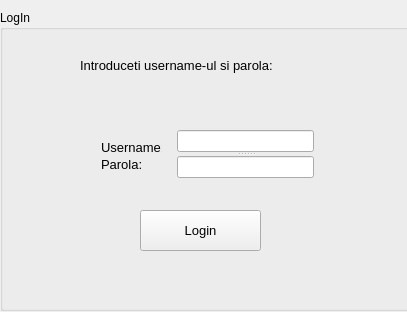
<?xml version="1.0" encoding="UTF-8"?>
<ui version="4.0">
 <class>login_window</class>
 <widget class="QWidget" name="login_window">
  <property name="geometry">
   <rect>
    <x>0</x>
    <y>0</y>
    <width>407</width>
    <height>312</height>
   </rect>
  </property>
  <property name="windowTitle">
   <string>Login</string>
  </property>
  <property name="windowIcon">
   <iconset resource="cabmanclient.qrc">
    <normaloff>:/icons/icons/music.png</normaloff>:/icons/icons/music.png</iconset>
  </property>
  <widget class="QGroupBox" name="groupBox">
   <property name="geometry">
    <rect>
     <x>0</x>
     <y>10</y>
     <width>411</width>
     <height>301</height>
    </rect>
   </property>
   <property name="title">
    <string>LogIn</string>
   </property>
   <widget class="QPushButton" name="login_button">
    <property name="geometry">
     <rect>
      <x>140</x>
      <y>200</y>
      <width>121</width>
      <height>41</height>
     </rect>
    </property>
    <property name="font">
     <font>
      <pointsize>10</pointsize>
     </font>
    </property>
    <property name="text">
     <string>Login</string>
    </property>
   </widget>
   <widget class="QLabel" name="label_3">
    <property name="geometry">
     <rect>
      <x>80</x>
      <y>30</y>
      <width>261</width>
      <height>51</height>
     </rect>
    </property>
    <property name="font">
     <font>
      <pointsize>10</pointsize>
     </font>
    </property>
    <property name="text">
     <string>Introduceti username-ul si parola:</string>
    </property>
   </widget>
   <widget class="QSplitter" name="splitter">
    <property name="geometry">
     <rect>
      <x>177</x>
      <y>120</y>
      <width>137</width>
      <height>48</height>
     </rect>
    </property>
    <property name="orientation">
     <enum>Qt::Vertical</enum>
    </property>
    <widget class="QLineEdit" name="username_edit"/>
    <widget class="QLineEdit" name="parola_edit">
     <property name="echoMode">
      <enum>QLineEdit::Password</enum>
     </property>
    </widget>
   </widget>
   <widget class="QWidget" name="">
    <property name="geometry">
     <rect>
      <x>90</x>
      <y>120</y>
      <width>83</width>
      <height>51</height>
     </rect>
    </property>
    <layout class="QVBoxLayout" name="verticalLayout">
     <item>
      <widget class="QLabel" name="label">
       <property name="font">
        <font>
         <pointsize>10</pointsize>
        </font>
       </property>
       <property name="text">
        <string>Username:</string>
       </property>
      </widget>
     </item>
     <item>
      <widget class="QLabel" name="label_2">
       <property name="font">
        <font>
         <pointsize>10</pointsize>
        </font>
       </property>
       <property name="text">
        <string>Parola:</string>
       </property>
      </widget>
     </item>
    </layout>
   </widget>
  </widget>
 </widget>
 <layoutdefault spacing="6" margin="11"/>
 <resources>
  <include location="cabmanclient.qrc"/>
 </resources>
 <connections/>
</ui>
